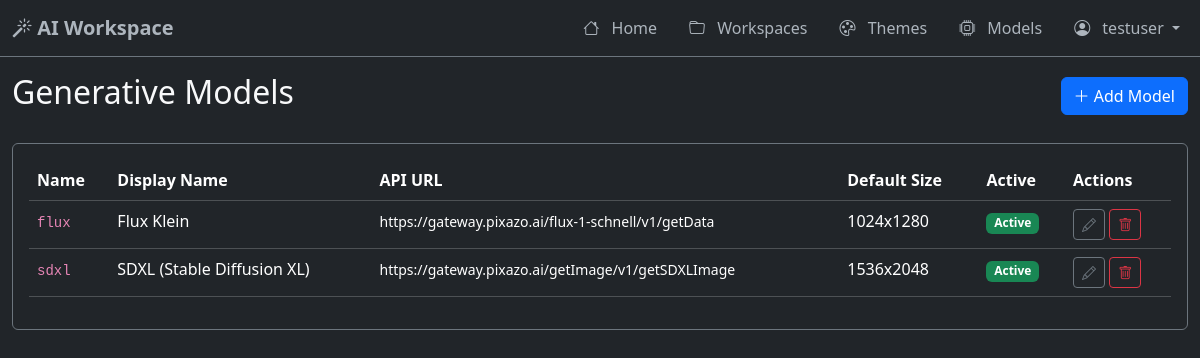
The page /models (signed in) on the database its author committed.
### models.py (models this page shows, shortened)
class User(UserMixin, db.Model):
    __tablename__ = 'users'
    id = db.Column(db.Integer, primary_key=True)
    username = db.Column(db.String(80), unique=True, nullable=False)
    email = db.Column(db.String(120), unique=True, nullable=False)
    password_hash = db.Column(db.String(255), nullable=False)
    created_at = db.Column(db.DateTime, default=datetime.utcnow)
    is_active = db.Column(db.Boolean, default=True)
    is_superuser = db.Column(db.Boolean, default=False)  # Superuser can manage models
    workspaces = db.relationship('Workspace', backref='owner', lazy=True, cascade='all, delete-orphan')

class GenerativeModel(db.Model):
    __tablename__ = 'generative_models'
    id = db.Column(db.Integer, primary_key=True)
    name = db.Column(db.String(100), nullable=False, unique=True)  # e.g., 'sdxl', 'flux'
    display_name = db.Column(db.String(100), nullable=False)  # e.g., 'SDXL (Stable Diffusion XL)'
    api_url = db.Column(db.String(255), nullable=False)  # e.g., 'https://gateway.pixazo.ai/getImage/v1/getSDXLImage'
    api_key = db.Column(db.String(255), nullable=True)  # Optional: API key for this specific model
    default_width = db.Column(db.Integer, default=768)
    default_height = db.Column(db.Integer, default=1024)
    default_steps = db.Column(db.Integer, default=20)
    default_guidance_scale = db.Column(db.Float, default=8.0)
    max_width = db.Column(db.Integer, default=1536)
    max_height = db.Column(db.Integer, default=2048)
    min_steps = db.Column(db.Integer, default=10)
    max_steps = db.Column(db.Integer, default=50)
    min_guidance_scale = db.Column(db.Float, default=1.0)
    max_guidance_scale = db.Column(db.Float, default=20.0)
    is_active = db.Column(db.Boolean, default=True)  # Enable/disable model
    created_at = db.Column(db.DateTime, default=datetime.utcnow)
    updated_at = db.Column(db.DateTime, default=datetime.utcnow, onupdate=datetime.utcnow)

### app.py (the view)
@app.route('/models')
@login_required
def list_models():
    if not current_user.is_superuser:
        flash('Access denied. Superuser only.', 'danger')
        return redirect(url_for('index'))
    models = GenerativeModel.query.order_by(GenerativeModel.name).all()
    return render_template('models/list.html', models=models)

### app.py (called while the page is built)
@login_manager.user_loader
def load_user(user_id):
    return User.query.get(int(user_id))

@app.context_processor
def inject_now():
    return {'now': datetime.utcnow()}

### templates/models/list.html (shortened to what this page needs)
{% extends "base.html" %}
{% block content %}
<div class="container-fluid">
    <div class="d-flex justify-content-between align-items-center mb-4">
        <h2>Generative Models</h2>
        <a href="{{ url_for('create_model') }}" class="btn btn-primary">
            <i class="bi bi-plus-lg"></i> Add Model
        </a>
    </div>
    <div class="card bg-dark border-secondary">
        <div class="card-body">
            {% if models %}
            <div class="table-responsive">
                <table class="table table-dark table-hover">
                    <thead>
                        <tr>
                            <th>Name</th>
                            <th>Display Name</th>
                            <th>API URL</th>
                            <th>Default Size</th>
                            <th>Active</th>
                            <th>Actions</th>
                        </tr>
                    </thead>
                    <tbody>
                        {% for model in models %}
                        <tr>
                            <td><code>{{ model.name }}</code></td>
                            <td>{{ model.display_name }}</td>
                            <td><small>{{ model.api_url }}</small></td>
                            <td>{{ model.default_width }}x{{ model.default_height }}</td>
                            <td>
                                {% if model.is_active %}
                                <span class="badge bg-success">Active</span>
                                {% else %}
                                <span class="badge bg-secondary">Inactive</span>
                                {% endif %}
                            </td>
                            <td>
                                <a href="{{ url_for('edit_model', model_id=model.id) }}" class="btn btn-sm btn-outline-secondary">
                                    <i class="bi bi-pencil"></i>
                                </a>
                                <button type="button" class="btn btn-sm btn-outline-danger" data-bs-toggle="modal" data-bs-target="#deleteModal{{ model.id }}">
                                    <i class="bi bi-trash"></i>
                                </button>
                            </td>
                        </tr>
                        {% endfor %}
                    </tbody>
                </table>
            </div>
            {% else %}
            <p class="text-muted text-center py-5">No models configured yet. Create your first model to start generating images.</p>
            {% endif %}
        </div>
    </div>
</div>
{% endblock %}

### templates/base.html (shortened to what this page needs)
<!DOCTYPE html>
<html lang="en" data-bs-theme="dark">
<head>
    <link href="https://cdn.jsdelivr.net/npm/bootstrap@5.3.3/dist/css/bootstrap.min.css" rel="stylesheet">
    <link href="https://cdn.jsdelivr.net/npm/bootstrap-icons@1.11.3/font/bootstrap-icons.css" rel="stylesheet">
    <link rel="stylesheet" href="{{ url_for('static', filename='css/custom.css') }}">
</head>
<body class="bg-dark text-light">
    <nav class="navbar navbar-expand-lg navbar-dark bg-dark border-bottom border-secondary">
        <div class="container-fluid">
            <a class="navbar-brand" href="{{ url_for('index') }}">
                <i class="bi bi-magic"></i> AI Workspace
            </a>
            <div class="collapse navbar-collapse" id="navbarNav">
                <ul class="navbar-nav ms-auto">
                    <li class="nav-item">
                        <a class="nav-link" href="{{ url_for('index') }}">
                            <i class="bi bi-house"></i> Home
                        </a>
                    </li>
                    {% if current_user.is_authenticated %}
                    <li class="nav-item">
                        <a class="nav-link" href="{{ url_for('list_workspaces') }}">
                            <i class="bi bi-folder"></i> Workspaces
                        </a>
                    </li>
                    <li class="nav-item">
                        <a class="nav-link" href="{{ url_for('list_themes') }}">
                            <i class="bi bi-palette"></i> Themes
                        </a>
                    </li>
                    {% if current_user.is_superuser %}
                    <li class="nav-item">
                        <a class="nav-link" href="{{ url_for('list_models') }}">
                            <i class="bi bi-cpu"></i> Models
                        </a>
                    </li>
                    {% endif %}
                    <li class="nav-item dropdown">
                        <a class="nav-link dropdown-toggle" href="#" role="button" data-bs-toggle="dropdown">
                            <i class="bi bi-person-circle"></i> {{ current_user.username }}
                        </a>
                    </li>
                    {% endif %}
                </ul>
            </div>
        </div>
    </nav>
    <main class="main-content">
        {% block content %}{% endblock %}
    </main>
</body>
</html>

### static/css/custom.css (style rules this page uses)
.navbar { background: #1a1a1a; border-bottom: 1px solid #333; }
.navbar-brand { color: #adb5bd; font-weight: 600; }
.navbar-nav { gap: 1rem; }
.nav-item { margin-bottom: 0; }
.nav-link { color: #adb5bd; padding: 0.5rem 1rem; border-radius: 0.25rem; transition: all 0.2s; }
.nav-link i { margin-right: 0.5rem; }
.main-content { min-height: calc(100vh - 56px); padding: 0; }

### rows shown on the page
User: username "testuser"
GenerativeModel: name "flux", display_name "Flux Klein", api_url "https://gateway.pixazo.ai/flux-1-schnell/v1/getData", default_width "1024", default_height "1280", is_active "Active"
GenerativeModel: name "sdxl", display_name "SDXL (Stable Diffusion XL)", api_url "https://gateway.pixazo.ai/getImage/v1/getSDXLImage", default_width "1536", default_height "2048", is_active "Active"
